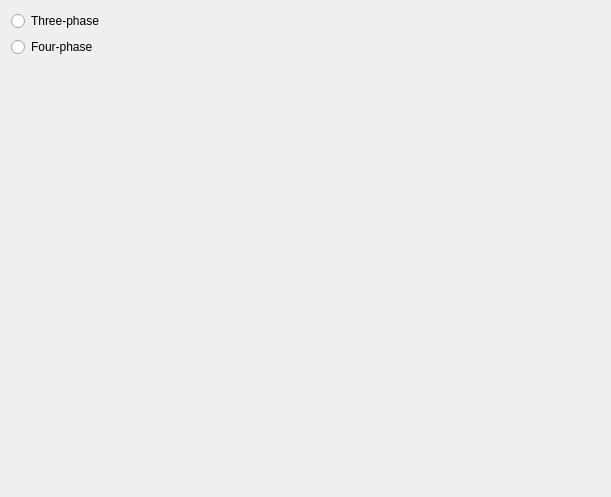
<?xml version="1.0" encoding="UTF-8"?>
<ui version="4.0">
 <class>WizardPageFocStim</class>
 <widget class="QWizardPage" name="WizardPageFocStim">
  <property name="geometry">
   <rect>
    <x>0</x>
    <y>0</y>
    <width>611</width>
    <height>497</height>
   </rect>
  </property>
  <property name="windowTitle">
   <string>WizardPage</string>
  </property>
  <layout class="QVBoxLayout" name="verticalLayout">
   <item>
    <widget class="QRadioButton" name="three_phase_radio">
     <property name="text">
      <string>Three-phase</string>
     </property>
    </widget>
   </item>
   <item>
    <widget class="QRadioButton" name="four_phase_radio">
     <property name="text">
      <string>Four-phase</string>
     </property>
    </widget>
   </item>
   <item>
    <spacer name="verticalSpacer">
     <property name="orientation">
      <enum>Qt::Orientation::Vertical</enum>
     </property>
     <property name="sizeHint" stdset="0">
      <size>
       <width>20</width>
       <height>40</height>
      </size>
     </property>
    </spacer>
   </item>
  </layout>
 </widget>
 <resources/>
 <connections/>
</ui>
